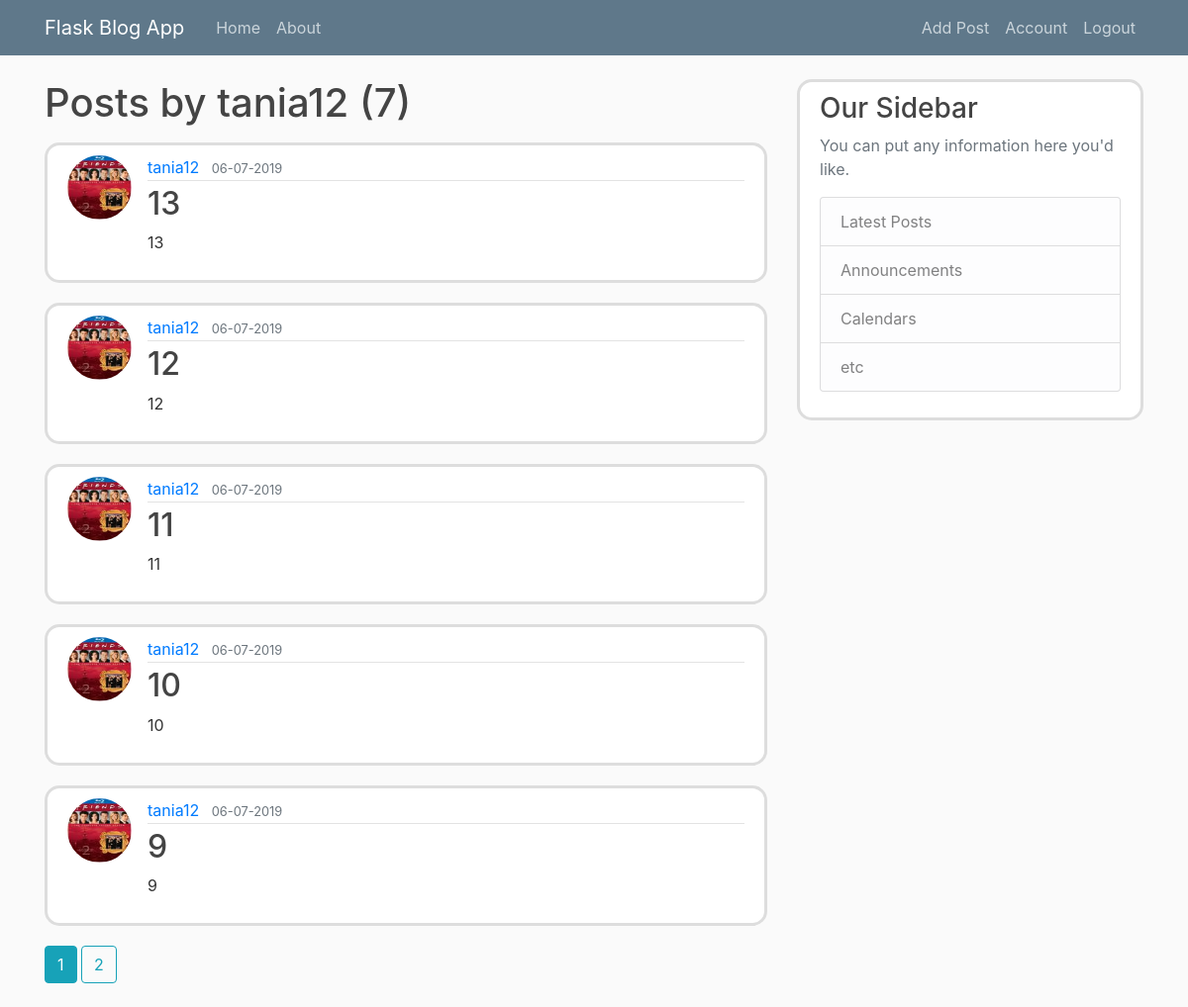
Page /user/tania12 (signed in) on the committed database.
### flaskblog/models.py (models this page shows, shortened)
class User(db.Model, UserMixin):
    id = db.Column(db.Integer, primary_key=True)
    username = db.Column(db.String(20), unique=True, nullable=False)
    email = db.Column(db.String(120), unique=True, nullable=False)
    image_file = db.Column(db.String(20), nullable=False, default='default.jpg')
    password = db.Column(db.String(60), nullable=False)
    posts = db.relationship('Post', backref='author', lazy=True)

class Post(db.Model):
	id = db.Column(db.Integer, primary_key = True)
	title = db.Column(db.String(100), nullable = False)
	date_posted = db.Column(db.DateTime, nullable = False, default = datetime.utcnow)
	content = db.Column(db.Text, nullable = False)
	user_id = db.Column(db.Integer, db.ForeignKey('user.id'), nullable = False) #Here 'user.id' represents 'id'

### flaskblog/users/routes.py (the view)
@users.route('/user/<string:username>')
def user_posts(username):
	page = request.args.get('page', 1, type=int)
	user = User.query.filter_by(username=username).first_or_404()
	posts = Post.query.filter_by(author=user).order_by(Post.date_posted.desc()).paginate(page=page, per_page=5)
	return render_template('user_posts.html', posts = posts, user=user)

### flaskblog/models.py (called while the page is built)
@login_manager.user_loader		# Required for flask-login extension to load user from user_id stored in session
def load_user(user_id):
	return User.query.get(int(user_id))

### flaskblog/templates/user_posts.html
{% extends "layout.html" %}
{% block content %}
    <h1 class=mb-3>Posts by {{ user.username }} ({{ posts.total }})</h1>
    {% for post in posts.items %}
        <article class="media content-section">
          <img class="rounded-circle article-img" src="{{ url_for('static', filename='profile_pics/' + post.author.image_file) }}">
          <div class="media-body">
            <div class="article-metadata">
              <a class="mr-2" href="{{ url_for('users.user_posts', username=post.author.username) }}">{{ post.author.username }}</a>
              <small class="text-muted">{{ post.date_posted.strftime('%d-%m-%Y') }}</small>
            </div>
            <h2><a class="article-title" href="{{ url_for('posts.post', post_id=post.id) }}">{{ post.title }}</a></h2>
            <p class="article-content">{{ post.content }}</p>
          </div>
        </article>
    {% endfor %}
    {% for page_num in posts.iter_pages(left_edge=1, right_edge=1, left_current=1, right_current=2) %}
		{% if page_num %}
			{% if posts.page == page_num %}
				<a class="btn btn-info mb-4" href="{{ url_for('users.user_posts', username=user.username, page=page_num) }}">{{ page_num }}</a>
			{% else %}
				<a class="btn btn-outline-info mb-4" href="{{ url_for('users.user_posts', username=user.username, page=page_num) }}">{{ page_num }}</a>
			{% endif%}
		{% else %}
			...
		{% endif %}
    {% endfor %}
{% endblock content %}

### flaskblog/static/main.css (style rules this page uses)
body { background: #fafafa; color: #333333; margin-top: 5rem; }
h1, h2, h3, h4, h5, h6 { color: #444444; }
.content-section { background: #ffffff; padding: 10px 20px; border: 3px solid #dddddd; border-radius: 15px; margin-bottom: 20px; }
.article-title { color: #444444; }
.article-content { white-space: pre-line; }
.article-img { height: 65px; width: 65px; margin-right: 16px; }
.article-metadata { padding-bottom: 1px; margin-bottom: 4px; border-bottom: 1px solid #e3e3e3 }

### rows in the picture
User: username "tania12"
Post: image_file (picture), author.username "tania12", date_posted "06-07-2019", title "13", content "13"
Post: image_file (picture), author.username "tania12", date_posted "06-07-2019", title "12", content "12"
Post: image_file (picture), author.username "tania12", date_posted "06-07-2019", title "11", content "11"
Post: image_file (picture), author.username "tania12", date_posted "06-07-2019", title "10", content "10"
Post: image_file (picture), author.username "tania12", date_posted "06-07-2019", title "9", content "9"

### other values in the picture
{{ posts.total }} "7"
{{ page_num }} "1"
{{ page_num }} "2"
